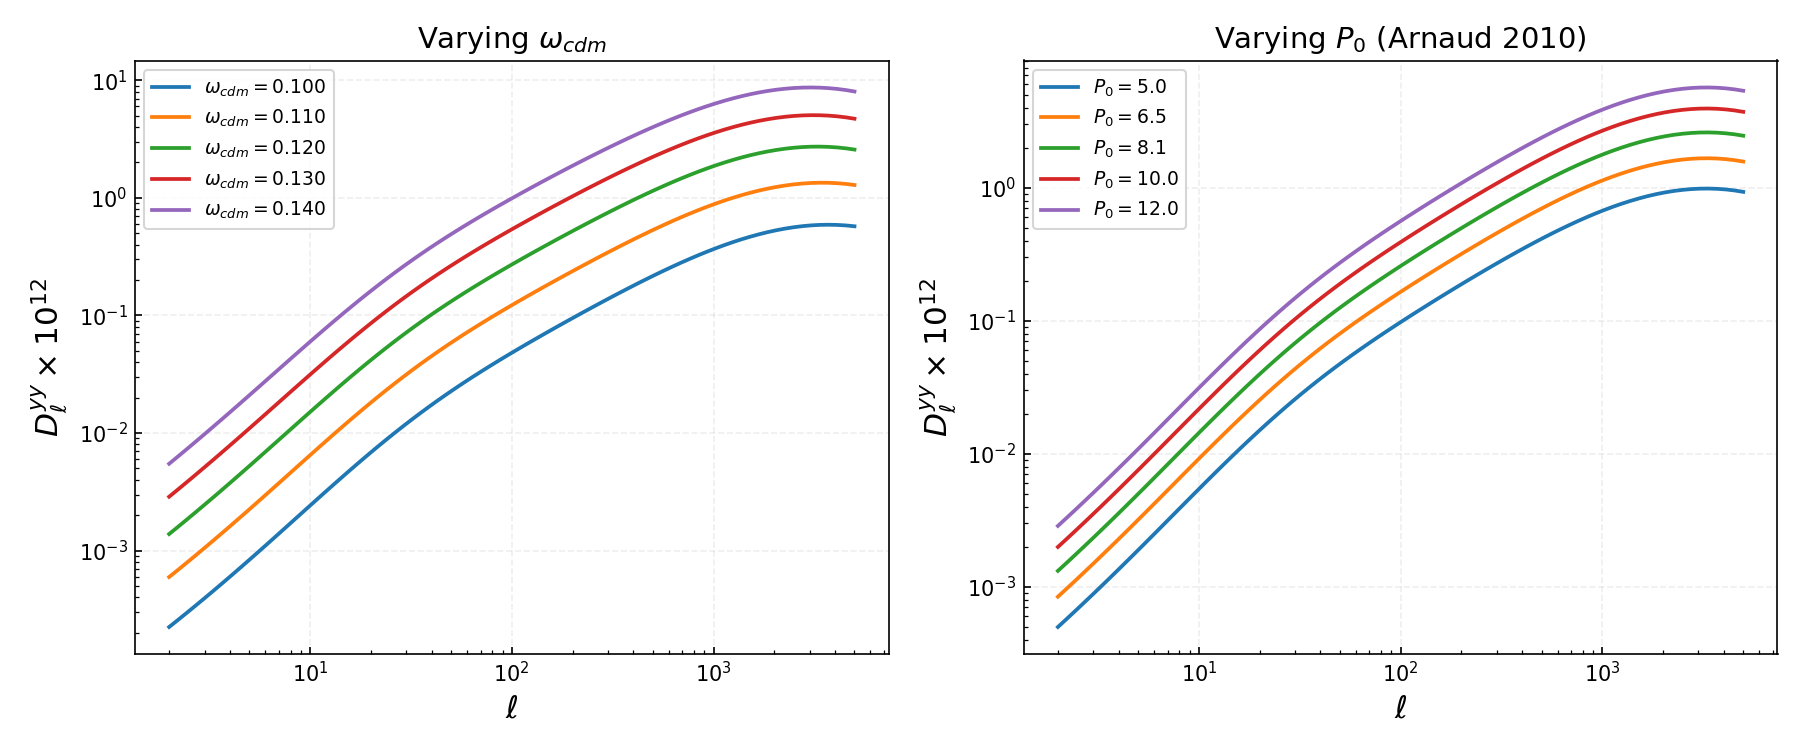

Python code for this plot:
"""
Tutorial: compute C_ell^yy and its gradients with the JAX pipeline.

Three parts:
  1. Compute C_ell^yy (1-halo + 2-halo) with the Arnaud 2010 profile
  2. Take gradients w.r.t. cosmological parameters
  3. Take gradients w.r.t. pressure-profile parameters

Run:  python notebooks/tutorial_cl_yy.py
"""
import warnings; warnings.filterwarnings('ignore')
import os; os.environ["JAX_PLATFORM_NAME"] = "cpu"
import time

import jax; jax.config.update("jax_enable_x64", True)
import jax.numpy as jnp
import numpy as np

import matplotlib
matplotlib.use("Agg")
import matplotlib.pyplot as plt

from classy_szfast.differentiable import (
    CosmoParams,
    ProfileParamsA10,
    cl_yy_from_params,
)


# =====================================================================
# 1. Forward pass — compute C_ell^yy
# =====================================================================
print("=" * 60)
print("1. Computing C_ell^yy")
print("=" * 60)

# Define cosmological parameters (Planck 2018-ish)
cosmo = CosmoParams(
    omega_b    = 0.02242,
    omega_cdm  = 0.11933,
    H0         = 67.66,
    tau_reio   = 0.0561,
    ln10_10_As = 3.047,
    n_s        = 0.9665,
)

# Arnaud 2010 profile (defaults — you can change these)
profile = ProfileParamsA10()

# Multipole range
ell = jnp.geomspace(2, 5000, 80)

# Compute
t0 = time.perf_counter()
cl_1h, cl_2h = cl_yy_from_params(
    ell, cosmo,
    profile_params=profile,
    profile='arnaud10',
    delta_crit=500.0,
    n_z=100,
    n_m=200,
)
dt = time.perf_counter() - t0

# Convert to D_ell × 10^12 for plotting
dl_fac = ell * (ell + 1) / (2 * jnp.pi) * 1e12
dl_1h = dl_fac * cl_1h
dl_2h = dl_fac * cl_2h

print(f"  Time:      {dt*1e3:.0f} ms")
print(f"  ell range: [{float(ell[0]):.0f}, {float(ell[-1]):.0f}]")
print(f"  D_ell 1h:  [{float(dl_1h.min()):.3e}, {float(dl_1h.max()):.3e}]")
print(f"  D_ell 2h:  [{float(dl_2h.min()):.3e}, {float(dl_2h.max()):.3e}]")


# =====================================================================
# 2. Gradients w.r.t. cosmological parameters
# =====================================================================
print("\n" + "=" * 60)
print("2. Gradients w.r.t. cosmological parameters")
print("=" * 60)

def loss_cosmo(c):
    """Scalar loss = sum of C_ell (1h + 2h)."""
    cl_1h, cl_2h = cl_yy_from_params(
        ell, c, profile_params=profile,
        profile='arnaud10', delta_crit=500.0,
    )
    return jnp.sum(cl_1h + cl_2h)

t0 = time.perf_counter()
grads_cosmo = jax.grad(loss_cosmo)(cosmo)
dt = time.perf_counter() - t0
print(f"  jax.grad time: {dt:.1f} s")

for name, val, g in zip(cosmo._fields, cosmo, grads_cosmo):
    print(f"  d(loss)/d({name:>14s}) = {float(g):+12.4e}   (value={float(val)})")


# =====================================================================
# 3. Gradients w.r.t. profile parameters
# =====================================================================
print("\n" + "=" * 60)
print("3. Gradients w.r.t. Arnaud 2010 profile parameters")
print("=" * 60)

def loss_profile(pp):
    """Scalar loss = sum of C_ell^1h (most sensitive to profile)."""
    cl_1h, _ = cl_yy_from_params(
        ell, cosmo, profile_params=pp,
        profile='arnaud10', delta_crit=500.0,
    )
    return jnp.sum(cl_1h)

t0 = time.perf_counter()
grads_profile = jax.grad(loss_profile)(profile)
dt = time.perf_counter() - t0
print(f"  jax.grad time: {dt:.1f} s")

for name, val, g in zip(profile._fields, profile, grads_profile):
    print(f"  d(loss)/d({name:>5s}) = {float(g):+12.4e}   (default={float(val)})")


# =====================================================================
# 4. Vary one parameter and plot the response
# =====================================================================
print("\n" + "=" * 60)
print("4. Parameter sweep: varying omega_cdm")
print("=" * 60)

omega_cdm_vals = jnp.linspace(0.10, 0.14, 5)

fig, axes = plt.subplots(1, 2, figsize=(12, 5))

for omega_cdm in omega_cdm_vals:
    c = cosmo._replace(omega_cdm=float(omega_cdm))
    cl1, cl2 = cl_yy_from_params(
        ell, c, profile_params=profile,
        profile='arnaud10', delta_crit=500.0,
    )
    dl_tot = dl_fac * (cl1 + cl2)
    label = rf"$\omega_{{cdm}}={float(omega_cdm):.3f}$"
    axes[0].loglog(ell, dl_tot, lw=1.8, label=label)

axes[0].set_xlabel(r"$\ell$", fontsize=15)
axes[0].set_ylabel(r"$D_\ell^{yy} \times 10^{12}$", fontsize=15)
axes[0].set_title(r"Varying $\omega_{cdm}$", fontsize=14)
axes[0].legend(fontsize=9)
axes[0].grid(alpha=0.2, ls='--')

# Also vary P0
P0_vals = jnp.array([5.0, 6.5, 8.13, 10.0, 12.0])
for P0 in P0_vals:
    pp = ProfileParamsA10(P0=float(P0))
    cl1, cl2 = cl_yy_from_params(
        ell, cosmo, profile_params=pp,
        profile='arnaud10', delta_crit=500.0,
    )
    dl_tot = dl_fac * (cl1 + cl2)
    label = rf"$P_0={float(P0):.1f}$"
    axes[1].loglog(ell, dl_tot, lw=1.8, label=label)

axes[1].set_xlabel(r"$\ell$", fontsize=15)
axes[1].set_ylabel(r"$D_\ell^{yy} \times 10^{12}$", fontsize=15)
axes[1].set_title(r"Varying $P_0$ (Arnaud 2010)", fontsize=14)
axes[1].legend(fontsize=9)
axes[1].grid(alpha=0.2, ls='--')

for ax in axes:
    ax.tick_params(direction='in', which='both')

plt.tight_layout()
outpath = os.path.join(os.path.dirname(__file__) or '.', 'tutorial_cl_yy.png')
plt.savefig(outpath, dpi=150)
print(f"\n  Plot saved: {outpath}")

print("\n" + "=" * 60)
print("Done.")
print("=" * 60)
